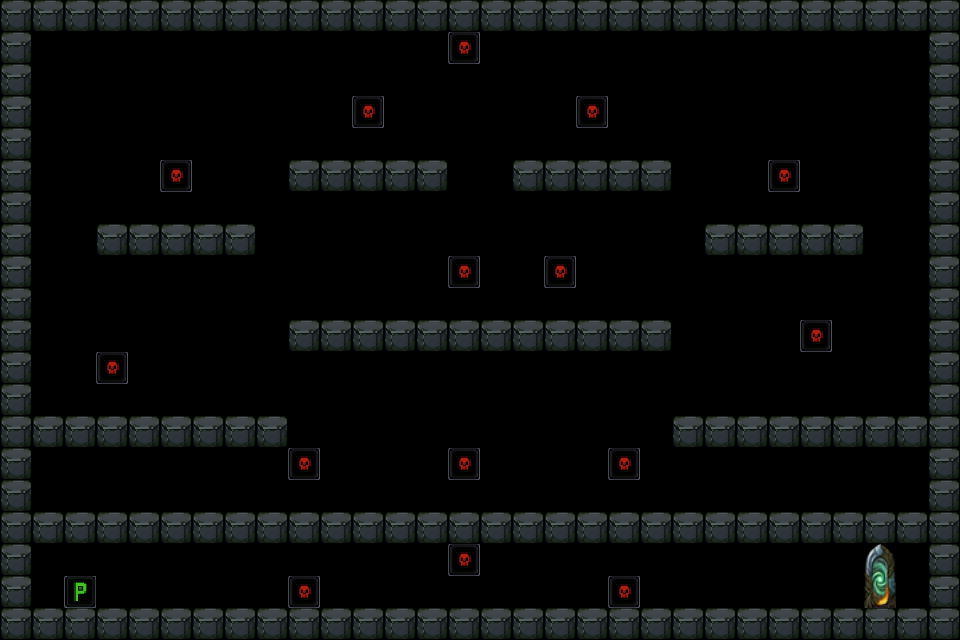

A level layout from a 2D game, rendered from its tile map. Below: a short description, then the map file with its tile-grid data intact:
An orthogonal 30x20 tile map with 32x32 px tiles, 5 tile layers (solid, oneway, monsters, portal, ...), 2 tilesets.

<map version="1.10" tiledversion="1.12.1" orientation="orthogonal" renderorder="right-down" width="30" height="20" tilewidth="32" tileheight="32" infinite="0" nextlayerid="10" nextobjectid="1">
 <tileset firstgid="1" source="block.tsx" />
 <tileset firstgid="17" source="port.tsx" />
 <layer id="2" name="solid" width="30" height="20">
  <data encoding="csv">
5,5,5,5,5,5,5,5,5,5,5,5,5,5,5,5,5,5,5,5,5,5,5,5,5,5,5,5,5,5,
5,0,0,0,0,0,0,0,0,0,0,0,0,0,0,0,0,0,0,0,0,0,0,0,0,0,0,0,0,5,
5,0,0,0,0,0,0,0,0,0,0,0,0,0,0,0,0,0,0,0,0,0,0,0,0,0,0,0,0,5,
5,0,0,0,0,0,0,0,0,0,0,0,0,0,0,0,0,0,0,0,0,0,0,0,0,0,0,0,0,5,
5,0,0,0,0,0,0,0,0,0,0,0,0,0,0,0,0,0,0,0,0,0,0,0,0,0,0,0,0,5,
5,0,0,0,0,0,0,0,0,0,0,0,0,0,0,0,0,0,0,0,0,0,0,0,0,0,0,0,0,5,
5,0,0,0,0,0,0,0,0,0,0,0,0,0,0,0,0,0,0,0,0,0,0,0,0,0,0,0,0,5,
5,0,0,0,0,0,0,0,0,0,0,0,0,0,0,0,0,0,0,0,0,0,0,0,0,0,0,0,0,5,
5,0,0,0,0,0,0,0,0,0,0,0,0,0,0,0,0,0,0,0,0,0,0,0,0,0,0,0,0,5,
5,0,0,0,0,0,0,0,0,0,0,0,0,0,0,0,0,0,0,0,0,0,0,0,0,0,0,0,0,5,
5,0,0,0,0,0,0,0,0,0,0,0,0,0,0,0,0,0,0,0,0,0,0,0,0,0,0,0,0,5,
5,0,0,0,0,0,0,0,0,0,0,0,0,0,0,0,0,0,0,0,0,0,0,0,0,0,0,0,0,5,
5,0,0,0,0,0,0,0,0,0,0,0,0,0,0,0,0,0,0,0,0,0,0,0,0,0,0,0,0,5,
5,0,0,0,0,0,0,0,0,0,0,0,0,0,0,0,0,0,0,0,0,0,0,0,0,0,0,0,0,5,
5,0,0,0,0,0,0,0,0,0,0,0,0,0,0,0,0,0,0,0,0,0,0,0,0,0,0,0,0,5,
5,0,0,0,0,0,0,0,0,0,0,0,0,0,0,0,0,0,0,0,0,0,0,0,0,0,0,0,0,5,
5,0,0,0,0,0,0,0,0,0,0,0,0,0,0,0,0,0,0,0,0,0,0,0,0,0,0,0,0,5,
5,0,0,0,0,0,0,0,0,0,0,0,0,0,0,0,0,0,0,0,0,0,0,0,0,0,0,0,0,5,
5,0,0,0,0,0,0,0,0,0,0,0,0,0,0,0,0,0,0,0,0,0,0,0,0,0,0,0,0,5,
5,5,5,5,5,5,5,5,5,5,5,5,5,5,5,5,5,5,5,5,5,5,5,5,5,5,5,5,5,5
</data>
 </layer>
 <layer id="9" name="oneway" width="30" height="20">
  <data encoding="csv">
0,0,0,0,0,0,0,0,0,0,0,0,0,0,0,0,0,0,0,0,0,0,0,0,0,0,0,0,0,0,
0,0,0,0,0,0,0,0,0,0,0,0,0,0,0,0,0,0,0,0,0,0,0,0,0,0,0,0,0,0,
0,0,0,0,0,0,0,0,0,0,0,0,0,0,0,0,0,0,0,0,0,0,0,0,0,0,0,0,0,0,
0,0,0,0,0,0,0,0,0,0,0,0,0,0,0,0,0,0,0,0,0,0,0,0,0,0,0,0,0,0,
0,0,0,0,0,0,0,0,0,0,0,0,0,0,0,0,0,0,0,0,0,0,0,0,0,0,0,0,0,0,
0,0,0,0,0,0,0,0,0,5,5,5,5,5,0,0,5,5,5,5,5,0,0,0,0,0,0,0,0,0,
0,0,0,0,0,0,0,0,0,0,0,0,0,0,0,0,0,0,0,0,0,0,0,0,0,0,0,0,0,0,
0,0,0,5,5,5,5,5,0,0,0,0,0,0,0,0,0,0,0,0,0,0,5,5,5,5,5,0,0,0,
0,0,0,0,0,0,0,0,0,0,0,0,0,0,0,0,0,0,0,0,0,0,0,0,0,0,0,0,0,0,
0,0,0,0,0,0,0,0,0,0,0,0,0,0,0,0,0,0,0,0,0,0,0,0,0,0,0,0,0,0,
0,0,0,0,0,0,0,0,0,5,5,5,5,5,5,5,5,5,5,5,5,0,0,0,0,0,0,0,0,0,
0,0,0,0,0,0,0,0,0,0,0,0,0,0,0,0,0,0,0,0,0,0,0,0,0,0,0,0,0,0,
0,0,0,0,0,0,0,0,0,0,0,0,0,0,0,0,0,0,0,0,0,0,0,0,0,0,0,0,0,0,
0,5,5,5,5,5,5,5,5,0,0,0,0,0,0,0,0,0,0,0,0,5,5,5,5,5,5,5,5,0,
0,0,0,0,0,0,0,0,0,0,0,0,0,0,0,0,0,0,0,0,0,0,0,0,0,0,0,0,0,0,
0,0,0,0,0,0,0,0,0,0,0,0,0,0,0,0,0,0,0,0,0,0,0,0,0,0,0,0,0,0,
0,5,5,5,5,5,5,5,5,5,5,5,5,5,5,5,5,5,5,5,5,5,5,5,5,5,5,5,5,0,
0,0,0,0,0,0,0,0,0,0,0,0,0,0,0,0,0,0,0,0,0,0,0,0,0,0,0,0,0,0,
0,0,0,0,0,0,0,0,0,0,0,0,0,0,0,0,0,0,0,0,0,0,0,0,0,0,0,0,0,0,
0,0,0,0,0,0,0,0,0,0,0,0,0,0,0,0,0,0,0,0,0,0,0,0,0,0,0,0,0,0
</data>
 </layer>
 <layer id="6" name="monsters" width="30" height="20">
  <data encoding="csv">
0,0,0,0,0,0,0,0,0,0,0,0,0,0,0,0,0,0,0,0,0,0,0,0,0,0,0,0,0,0,
0,0,0,0,0,0,0,0,0,0,0,0,0,0,15,0,0,0,0,0,0,0,0,0,0,0,0,0,0,0,
0,0,0,0,0,0,0,0,0,0,0,0,0,0,0,0,0,0,0,0,0,0,0,0,0,0,0,0,0,0,
0,0,0,0,0,0,0,0,0,0,0,15,0,0,0,0,0,0,15,0,0,0,0,0,0,0,0,0,0,0,
0,0,0,0,0,0,0,0,0,0,0,0,0,0,0,0,0,0,0,0,0,0,0,0,0,0,0,0,0,0,
0,0,0,0,0,15,0,0,0,0,0,0,0,0,0,0,0,0,0,0,0,0,0,0,15,0,0,0,0,0,
0,0,0,0,0,0,0,0,0,0,0,0,0,0,0,0,0,0,0,0,0,0,0,0,0,0,0,0,0,0,
0,0,0,0,0,0,0,0,0,0,0,0,0,0,0,0,0,0,0,0,0,0,0,0,0,0,0,0,0,0,
0,0,0,0,0,0,0,0,0,0,0,0,0,0,15,0,0,15,0,0,0,0,0,0,0,0,0,0,0,0,
0,0,0,0,0,0,0,0,0,0,0,0,0,0,0,0,0,0,0,0,0,0,0,0,0,0,0,0,0,0,
0,0,0,0,0,0,0,0,0,0,0,0,0,0,0,0,0,0,0,0,0,0,0,0,0,15,0,0,0,0,
0,0,0,15,0,0,0,0,0,0,0,0,0,0,0,0,0,0,0,0,0,0,0,0,0,0,0,0,0,0,
0,0,0,0,0,0,0,0,0,0,0,0,0,0,0,0,0,0,0,0,0,0,0,0,0,0,0,0,0,0,
0,0,0,0,0,0,0,0,0,0,0,0,0,0,0,0,0,0,0,0,0,0,0,0,0,0,0,0,0,0,
0,0,0,0,0,0,0,0,0,15,0,0,0,0,15,0,0,0,0,15,0,0,0,0,0,0,0,0,0,0,
0,0,0,0,0,0,0,0,0,0,0,0,0,0,0,0,0,0,0,0,0,0,0,0,0,0,0,0,0,0,
0,0,0,0,0,0,0,0,0,0,0,0,0,0,0,0,0,0,0,0,0,0,0,0,0,0,0,0,0,0,
0,0,0,0,0,0,0,0,0,0,0,0,0,0,15,0,0,0,0,0,0,0,0,0,0,0,0,0,0,0,
0,0,0,0,0,0,0,0,0,15,0,0,0,0,0,0,0,0,0,15,0,0,0,0,0,0,0,0,0,0,
0,0,0,0,0,0,0,0,0,0,0,0,0,0,0,0,0,0,0,0,0,0,0,0,0,0,0,0,0,0
</data>
 </layer>
 <layer id="7" name="portal" width="30" height="20">
  <data encoding="csv">
0,0,0,0,0,0,0,0,0,0,0,0,0,0,0,0,0,0,0,0,0,0,0,0,0,0,0,0,0,0,
0,0,0,0,0,0,0,0,0,0,0,0,0,0,0,0,0,0,0,0,0,0,0,0,0,0,0,0,0,0,
0,0,0,0,0,0,0,0,0,0,0,0,0,0,0,0,0,0,0,0,0,0,0,0,0,0,0,0,0,0,
0,0,0,0,0,0,0,0,0,0,0,0,0,0,0,0,0,0,0,0,0,0,0,0,0,0,0,0,0,0,
0,0,0,0,0,0,0,0,0,0,0,0,0,0,0,0,0,0,0,0,0,0,0,0,0,0,0,0,0,0,
0,0,0,0,0,0,0,0,0,0,0,0,0,0,0,0,0,0,0,0,0,0,0,0,0,0,0,0,0,0,
0,0,0,0,0,0,0,0,0,0,0,0,0,0,0,0,0,0,0,0,0,0,0,0,0,0,0,0,0,0,
0,0,0,0,0,0,0,0,0,0,0,0,0,0,0,0,0,0,0,0,0,0,0,0,0,0,0,0,0,0,
0,0,0,0,0,0,0,0,0,0,0,0,0,0,0,0,0,0,0,0,0,0,0,0,0,0,0,0,0,0,
0,0,0,0,0,0,0,0,0,0,0,0,0,0,0,0,0,0,0,0,0,0,0,0,0,0,0,0,0,0,
0,0,0,0,0,0,0,0,0,0,0,0,0,0,0,0,0,0,0,0,0,0,0,0,0,0,0,0,0,0,
0,0,0,0,0,0,0,0,0,0,0,0,0,0,0,0,0,0,0,0,0,0,0,0,0,0,0,0,0,0,
0,0,0,0,0,0,0,0,0,0,0,0,0,0,0,0,0,0,0,0,0,0,0,0,0,0,0,0,0,0,
0,0,0,0,0,0,0,0,0,0,0,0,0,0,0,0,0,0,0,0,0,0,0,0,0,0,0,0,0,0,
0,0,0,0,0,0,0,0,0,0,0,0,0,0,0,0,0,0,0,0,0,0,0,0,0,0,0,0,0,0,
0,0,0,0,0,0,0,0,0,0,0,0,0,0,0,0,0,0,0,0,0,0,0,0,0,0,0,0,0,0,
0,0,0,0,0,0,0,0,0,0,0,0,0,0,0,0,0,0,0,0,0,0,0,0,0,0,0,0,0,0,
0,0,0,0,0,0,0,0,0,0,0,0,0,0,0,0,0,0,0,0,0,0,0,0,0,0,0,0,0,0,
0,0,0,0,0,0,0,0,0,0,0,0,0,0,0,0,0,0,0,0,0,0,0,0,0,0,0,17,0,0,
0,0,0,0,0,0,0,0,0,0,0,0,0,0,0,0,0,0,0,0,0,0,0,0,0,0,0,0,0,0
</data>
 </layer>
 <layer id="8" name="player" width="30" height="20">
  <data encoding="csv">
0,0,0,0,0,0,0,0,0,0,0,0,0,0,0,0,0,0,0,0,0,0,0,0,0,0,0,0,0,0,
0,0,0,0,0,0,0,0,0,0,0,0,0,0,0,0,0,0,0,0,0,0,0,0,0,0,0,0,0,0,
0,0,0,0,0,0,0,0,0,0,0,0,0,0,0,0,0,0,0,0,0,0,0,0,0,0,0,0,0,0,
0,0,0,0,0,0,0,0,0,0,0,0,0,0,0,0,0,0,0,0,0,0,0,0,0,0,0,0,0,0,
0,0,0,0,0,0,0,0,0,0,0,0,0,0,0,0,0,0,0,0,0,0,0,0,0,0,0,0,0,0,
0,0,0,0,0,0,0,0,0,0,0,0,0,0,0,0,0,0,0,0,0,0,0,0,0,0,0,0,0,0,
0,0,0,0,0,0,0,0,0,0,0,0,0,0,0,0,0,0,0,0,0,0,0,0,0,0,0,0,0,0,
0,0,0,0,0,0,0,0,0,0,0,0,0,0,0,0,0,0,0,0,0,0,0,0,0,0,0,0,0,0,
0,0,0,0,0,0,0,0,0,0,0,0,0,0,0,0,0,0,0,0,0,0,0,0,0,0,0,0,0,0,
0,0,0,0,0,0,0,0,0,0,0,0,0,0,0,0,0,0,0,0,0,0,0,0,0,0,0,0,0,0,
0,0,0,0,0,0,0,0,0,0,0,0,0,0,0,0,0,0,0,0,0,0,0,0,0,0,0,0,0,0,
0,0,0,0,0,0,0,0,0,0,0,0,0,0,0,0,0,0,0,0,0,0,0,0,0,0,0,0,0,0,
0,0,0,0,0,0,0,0,0,0,0,0,0,0,0,0,0,0,0,0,0,0,0,0,0,0,0,0,0,0,
0,0,0,0,0,0,0,0,0,0,0,0,0,0,0,0,0,0,0,0,0,0,0,0,0,0,0,0,0,0,
0,0,0,0,0,0,0,0,0,0,0,0,0,0,0,0,0,0,0,0,0,0,0,0,0,0,0,0,0,0,
0,0,0,0,0,0,0,0,0,0,0,0,0,0,0,0,0,0,0,0,0,0,0,0,0,0,0,0,0,0,
0,0,0,0,0,0,0,0,0,0,0,0,0,0,0,0,0,0,0,0,0,0,0,0,0,0,0,0,0,0,
0,0,0,0,0,0,0,0,0,0,0,0,0,0,0,0,0,0,0,0,0,0,0,0,0,0,0,0,0,0,
0,0,14,0,0,0,0,0,0,0,0,0,0,0,0,0,0,0,0,0,0,0,0,0,0,0,0,0,0,0,
0,0,0,0,0,0,0,0,0,0,0,0,0,0,0,0,0,0,0,0,0,0,0,0,0,0,0,0,0,0
</data>
 </layer>
</map>
